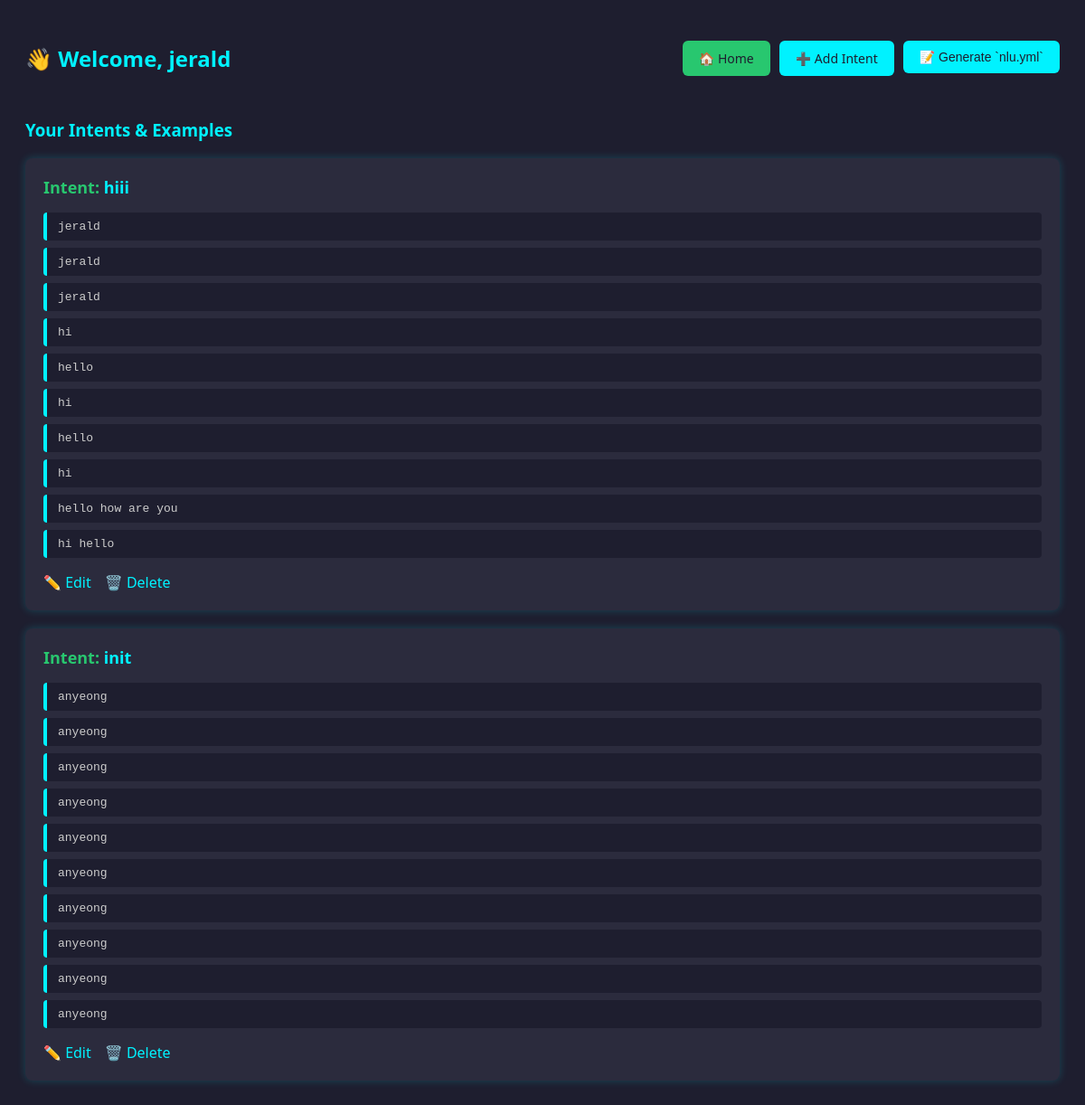
/Chatbot_Admin/view_intents.php (signed in), run on the app's committed database.
### tables this page shows
CREATE TABLE `intents` (
  `id` int(11) NOT NULL,
  `name` varchar(100) NOT NULL,
  `office_in_charge` varchar(50) DEFAULT NULL
);

CREATE TABLE `examples` (
  `id` int(11) NOT NULL,
  `intent_id` int(11) DEFAULT NULL,
  `example` text NOT NULL
);

### Chatbot_Admin/view_intents.php (the view, shortened to what this page needs)
<?php
include 'db.php';
$current_user = $_SESSION['username'];
?>
<!DOCTYPE html>
<html>
<head>
</head>
<body>
<div class="top-bar">
    <h2>👋 Welcome, <?= htmlspecialchars($current_user) ?></h2>
    <div class="button-group">
        <a href="dashboard.php" class="btn-home">🏠 Home</a>
        <a href="add_intent.php" class="btn-add">➕ Add Intent</a>
        <form action="generate_view_nlu.php" method="post">
            <button type="submit" class="btn-generate">📝 Generate `nlu.yml`</button>
        </form>
    </div>
</div>
<h3>Your Intents & Examples</h3>
<?php
$stmt = $conn->prepare("SELECT * FROM intents WHERE office_in_charge = ?");
$stmt->bind_param("s", $current_user);
$stmt->execute();
$result = $stmt->get_result();
if ($result->num_rows > 0) {
    while ($intent = $result->fetch_assoc()) {
        echo "<div class='intent-box'>";
        echo "<div class='intent-title'>Intent: <span style='color:#00f2ff'>" . htmlspecialchars($intent['name']) . "</span></div>";
        $stmt_ex = $conn->prepare("SELECT example FROM examples WHERE intent_id = ?");
        $stmt_ex->bind_param("i", $intent['id']);
        $stmt_ex->execute();
        $examples = $stmt_ex->get_result();
        echo "<ul class='example-list'>";
        while ($row = $examples->fetch_assoc()) {
            echo "<li>" . htmlspecialchars($row['example']) . "</li>";
        }
        echo "</ul>";
        echo "<div class='actions'>";
        echo "<a href='edit_intent.php?id=" . $intent['id'] . "'>✏️ Edit</a>";
        echo "<a href='delete_intent.php?id=" . $intent['id'] . "' onclick=\"return confirm('Delete this intent and all examples?')\">🗑️ Delete</a>";
        echo "</div>";
        echo "</div>";
    }
} else {
    echo "<p style='color:#ccc;'>No intents found for you.</p>";
}
?>
</body>
</html>

### Chatbot_Admin/view_intents.php (style rules this page uses)
body { font-family: 'Segoe UI', Tahoma, Geneva, Verdana, sans-serif; background: #1e1e2f; color: #eee; padding: 20px; }
h2, h3 { color: #00f2ff; }
.top-bar { display: flex; justify-content: space-between; align-items: center; margin-bottom: 30px; }
.button-group { display: flex; gap: 10px; }
.btn-home, .btn-add, .btn-generate { background: #00f2ff; color: #1e1e2f; border: none; padding: 10px 18px; text-decoration: none; border-radius: 6px; font-size: 14px; cursor: pointer; transition: background 0.3s, color 0.3s; }
.btn-home { background: #28c76f; }
form { display: inline; }
.intent-box { background: #2b2b3d; border-radius: 8px; margin-bottom: 20px; padding: 20px; box-shadow: 0 0 10px rgba(0,242,255,0.2); }
.intent-title { font-size: 18px; font-weight: bold; color: #28c76f; margin-bottom: 15px; }
.example-list { list-style: none; padding-left: 0; }
.example-list li { background: #1e1e2f; margin-bottom: 8px; padding: 8px 12px; border-left: 4px solid #00f2ff; border-radius: 4px; font-family: monospace; color: #ccc; }
.actions { margin-top: 12px; }
.actions a { color: #00f2ff; text-decoration: none; margin-right: 15px; transition: color 0.3s; }

### data on the page
intents: name "hiii"
examples: example "jerald"
examples: example "jerald"
examples: example "jerald"
examples: example "hi"
examples: example "hello"
examples: example "hi"
examples: example "hello"
examples: example "hi"
examples: example "hello how are you"
examples: example "hi hello"
intents: name "init"
examples: example "anyeong"
examples: example "anyeong"
examples: example "anyeong"
examples: example "anyeong"
examples: example "anyeong"
examples: example "anyeong"
examples: example "anyeong"
examples: example "anyeong"
examples: example "anyeong"
examples: example "anyeong"

### other printed values
$current_user "jerald"
